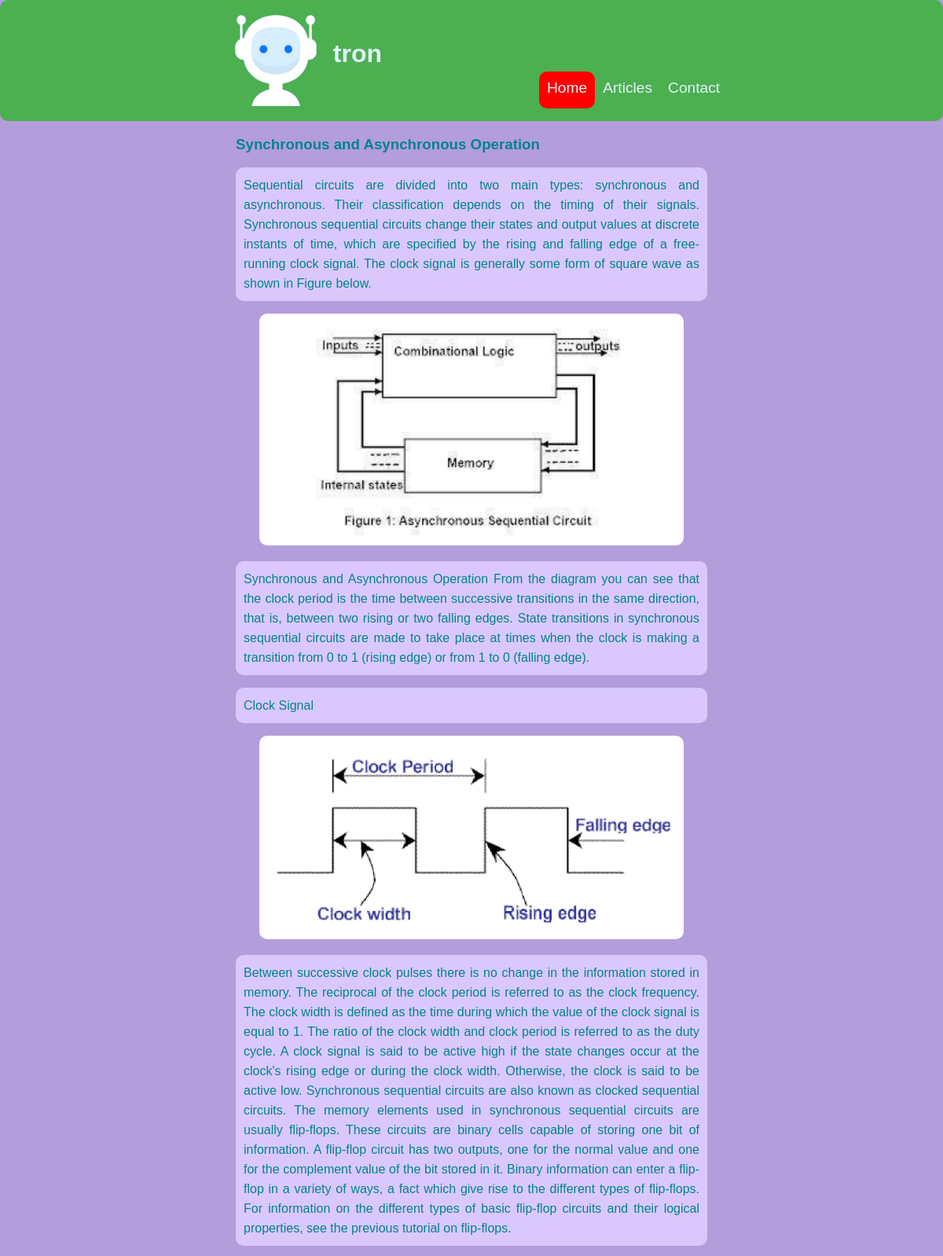
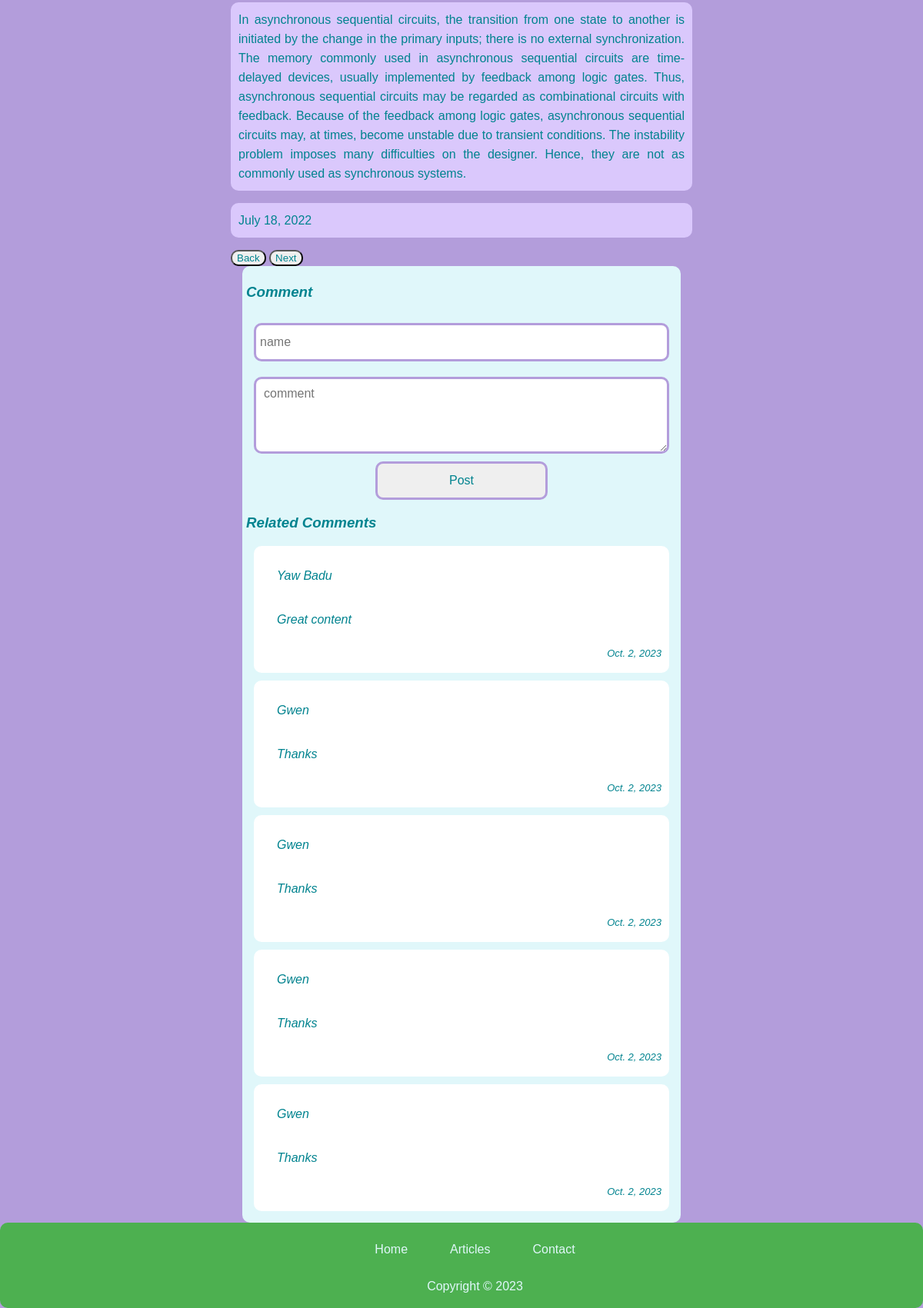
Page /read/5 on the committed database (2 pictures, top to bottom).
### webpages/models.py (models this page shows, shortened)
class Articles(models.Model):
    name = models.CharField(max_length=100)
    title1 = models.CharField(max_length=100)
    quickintro = models.TextField()
    intro = models.TextField()
    image1 = models.ImageField(upload_to='images', null=True)
    body1 = models.TextField(null=True)
    image2 = models.ImageField(upload_to='images', null=True)
    title2 = models.CharField(max_length=100, null=True)
    body2 = models.TextField(null=True)
    conc = models.TextField()
    date_posted = models.DateField(default=timezone.now)

class Usercomments(models.Model):
    name = models.CharField(max_length=100)
    date_posted = models.DateField(default=timezone.now)
    comnt = models.TextField()
    relatedarticle = models.ForeignKey(Articles, on_delete=models.CASCADE, related_name='comments')

### webpages/views.py (the view)
# urls.py: path('read/<int:id>', views.read, name='reader'),
def read(request,id):
    template = loader.get_template('read.html')
    lastarticle = Articles.objects.filter().last()
    openarticle = Articles.objects.get(id=id)
    otherarticles = Articles.objects.all().order_by('date_posted')
    mycomments = Usercomments.objects.filter(relatedarticle_id=openarticle.id).values()[:15]
    if openarticle.id == lastarticle.id:
        readerf = 1
    else:
        readerf = openarticle.id +1
    if openarticle.id == 1:
        readerb = 1
    else:
        readerb = openarticle.id - 1
    context = {
        'open' : openarticle, 'otherarticles' : otherarticles, 'readerf': readerf, 'readerb': readerb, 'mycomments': mycomments,
    }
    if request.method == 'POST':
        name = request.POST['name']
        comment = request.POST['comment']
        new_comment = Usercomments(name=name, comnt=comment, relatedarticle_id = openarticle.id)
        new_comment.save()
    openarticle.id = readerf
    return HttpResponse(template.render(context, request))

### webpages/Templates/read.html (shortened to what this page needs)
{% extends 'main.html' %}
{% block content %}
<div class="articlesection">
    <div class="articleleft">
        <h3>{{ open.title1 }}</h3>
        <p>{{ open.intro }}</p>
        <img src="{{open.image1.url}}" alt="img">
        <p>{{ open.body1 }}</p>
        <p>{{ open.title2 }}</p>
        <img src="{{ open.image2.url }}" alt = "img">
        <p>{{ open.body2 }}</p>
        <p>{{ open.conc }}</p>
        <p><span class="right">{{ open.date_posted }}</span></p>
        <div class="readnav">
            <a href="/read/{{readerb}}"><button type="button" name="backbutton">Back</button></a>
            <a href="/read/{{readerf}}"><button type="button" name="nextbutton">Next</button></a>
        </div>
    </div>
    <div class="articlebottom">
        <form method="POST" action="">
            <h3>Comment</h3>
            <input type="text" name="name" placeholder="name" required autocapitalize autocomplete="additional-name">
            <textarea name="comment" placeholder="comment" required></textarea>
            <input type="submit" value="Post">
        </form>
        <h3>Related Comments</h3>
        {% if mycomments %}
            {% for x in mycomments %}
            <div class="articlecomment">
                <p style="padding-left: 20px;">{{x.name}}</p>
                <p style="margin-left: 20px;">{{x.comnt}}</p>
                <p>{{x.date_posted}}</p>
            </div>
            {% endfor %}
        {% else %}
        <div class="articlecomment">
            <p style="align-self: flex-start;">No Comments</p>
        </div>
        {% endif %}
    </div>
</div>
{% endblock %}

### webpages/static/main.css (style rules this page uses)
* { box-sizing: border-box; font-family: sans-serif; max-width: 100%; text-decoration: none; list-style: none; border-radius: 10px; color: #00838f; }
body { margin: 0; background-color: #b39ddb; }
.articlesection .articleleft P { background-color: #dac8fc; border-radius: 10px; padding: 10px; text-align: justify; }
p { line-height: 25px; }
.articlebottom { background-color: #e0f7fa; border-radius: 10px; width: 95%; margin: auto; padding: 5px; font-style: italic; }
.articlebottom form { display: flex; flex-direction: column; }
.articlebottom form input { margin: 10px; height: 50px; padding: 5px; border: #b39ddb solid; font-size: inherit; }
.articlebottom form input:last-child { width: 40%; margin: auto; }
.articlebottom form textarea { height: 100px; margin: 10px; border: #b39ddb solid; font-size: inherit; padding: 10px; }
.articlebottom .articlecomment { background-color: #fff; padding: 10px; margin: 10px; font-style: italic; display: flex; flex-direction: column; }
.articlebottom .articlecomment p:last-child { align-self: flex-end; line-height: 5px; font-size: small; }
@media screen and (min-width: 768px) { .articleleft img { width: 90%; margin-left: 5%; } }

### rows in the picture
Articles: title1 "Synchronous and Asynchronous Operation", intro "Sequential circuits are divided into two main types: synchronous and asynchronous. Their classification depends on the timing of their signals. Synchronous sequential circuits change their states and output values at discrete instants of time, which are specified by the rising and falling edge of a free-running clock signal. The clock signal is generally some form of square wave as shown in Figure below.", body1 "Synchronous and Asynchronous Operation From the diagram you can see that the clock period is the time between successive transitions in the same direction, that is, between two rising or two falling edges. State transitions in synchronous sequential circuits are made to take place at times when the clock is making a transition from 0 to 1 (rising edge) or from 1 to 0 (falling edge).", title2 "Clock Signal", body2 "Between successive clock pulses there is no change in the information stored in memory. The reciprocal of the clock period is referred to as the clock frequency. The clock width is defined as the time during which the value of the clock signal is equal to 1. The ratio of the clock width and clock period is referred to as the duty cycle. A clock signal is said to be active high if the state changes occur at the clock's rising edge or during the clock width. Otherwise, the clock is said to be active low. Synchronous sequential circuits are also known as clocked sequential circuits. The memory elements used in synchronous sequential circuits are usually flip-flops. These circuits are binary…", conc "In asynchronous sequential circuits, the transition from one state to another is initiated by the change in the primary inputs; there is no external synchronization. The memory commonly used in asynchronous sequential circuits are time-delayed devices, usually implemented by feedback among logic gates. Thus, asynchronous sequential circuits may be regarded as combinational circuits with feedback. Because of the feedback among logic gates, asynchronous sequential circuits may, at times, become unstable due to transient conditions. The instability problem imposes many difficulties on the designer. Hence, they are not as commonly used as synchronous systems.", date_posted "July 18, 2022"
Usercomments: name "Yaw Badu", comnt "Great content", date_posted "Oct. 2, 2023"
Usercomments: name "Gwen", comnt "Thanks", date_posted "Oct. 2, 2023"
Usercomments: name "Gwen", comnt "Thanks", date_posted "Oct. 2, 2023"
Usercomments: name "Gwen", comnt "Thanks", date_posted "Oct. 2, 2023"
Usercomments: name "Gwen", comnt "Thanks", date_posted "Oct. 2, 2023"
